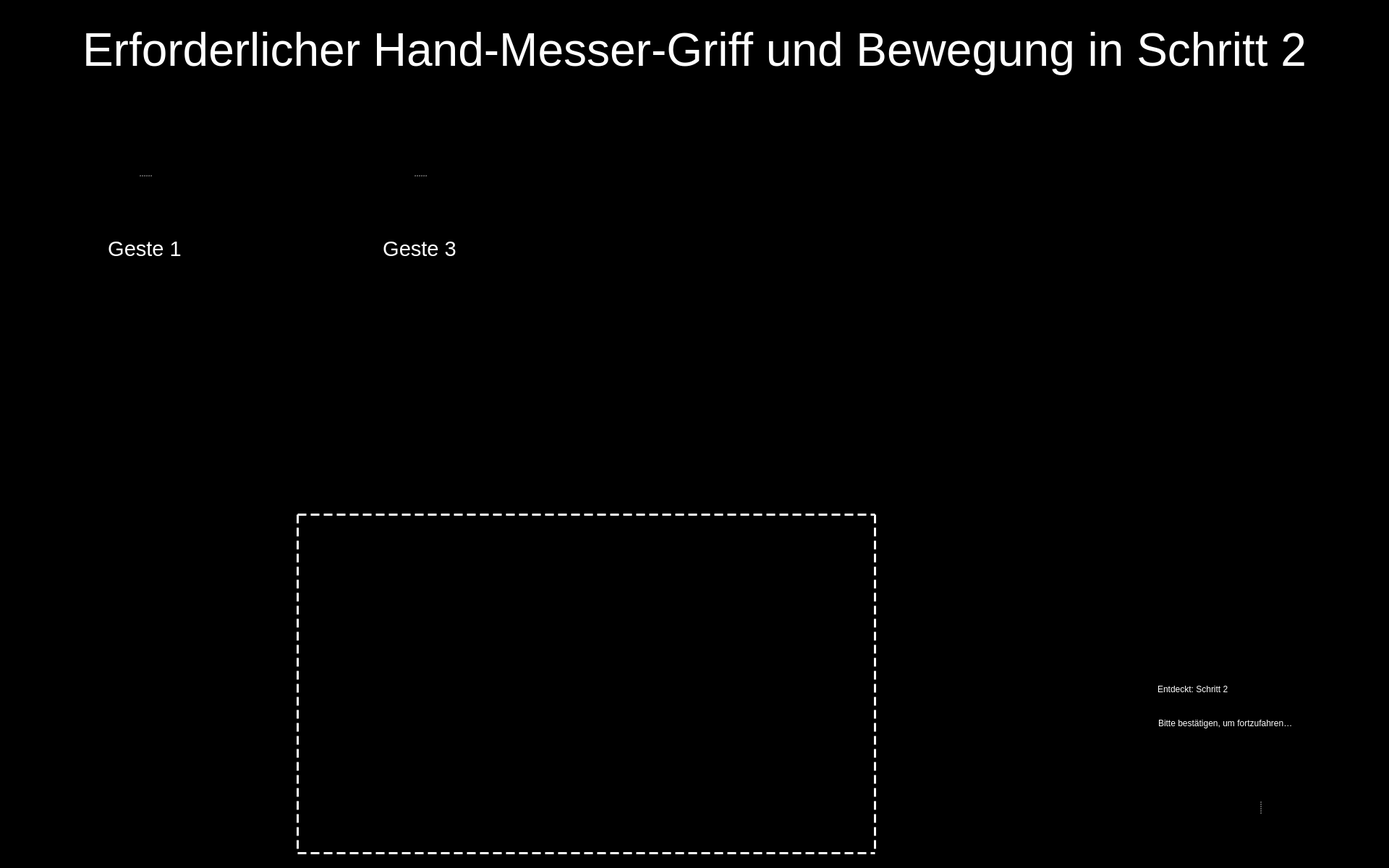
<?xml version="1.0" encoding="UTF-8"?>
<ui version="4.0">
 <class>Entry_Step_2_UI</class>
 <widget class="QWidget" name="Entry_Step_2_UI">
  <property name="windowModality">
   <enum>Qt::WindowModal</enum>
  </property>
  <property name="enabled">
   <bool>true</bool>
  </property>
  <property name="geometry">
   <rect>
    <x>0</x>
    <y>0</y>
    <width>1920</width>
    <height>1200</height>
   </rect>
  </property>
  <property name="sizePolicy">
   <sizepolicy hsizetype="Preferred" vsizetype="Preferred">
    <horstretch>0</horstretch>
    <verstretch>0</verstretch>
   </sizepolicy>
  </property>
  <property name="minimumSize">
   <size>
    <width>0</width>
    <height>0</height>
   </size>
  </property>
  <property name="maximumSize">
   <size>
    <width>1920</width>
    <height>1200</height>
   </size>
  </property>
  <property name="windowTitle">
   <string>Food Assist</string>
  </property>
  <property name="windowOpacity">
   <double>1.000000000000000</double>
  </property>
  <property name="styleSheet">
   <string notr="true">background-color: rgb(0, 0, 0);</string>
  </property>
  <widget class="QWidget" name="widget" native="true">
   <property name="geometry">
    <rect>
     <x>1540</x>
     <y>930</y>
     <width>371</width>
     <height>91</height>
    </rect>
   </property>
   <property name="styleSheet">
    <string notr="true">background-color: rgb(0, 0, 0);</string>
   </property>
   <widget class="QLabel" name="label">
    <property name="geometry">
     <rect>
      <x>10</x>
      <y>0</y>
      <width>41</width>
      <height>51</height>
     </rect>
    </property>
    <property name="styleSheet">
     <string notr="true"/>
    </property>
    <property name="text">
     <string/>
    </property>
    <property name="pixmap">
     <pixmap resource="resources/res.qrc">:/img/Icon Detected.svg</pixmap>
    </property>
    <property name="alignment">
     <set>Qt::AlignRight|Qt::AlignTrailing|Qt::AlignVCenter</set>
    </property>
   </widget>
   <widget class="QLabel" name="label_2">
    <property name="geometry">
     <rect>
      <x>60</x>
      <y>3</y>
      <width>311</width>
      <height>40</height>
     </rect>
    </property>
    <property name="styleSheet">
     <string notr="true">font: 75 28pt &quot;Arial&quot;;
color: rgb(255, 255, 255);</string>
    </property>
    <property name="text">
     <string>Entdeckt: Schritt 2</string>
    </property>
    <property name="textFormat">
     <enum>Qt::RichText</enum>
    </property>
   </widget>
   <widget class="QLabel" name="label_3">
    <property name="geometry">
     <rect>
      <x>61</x>
      <y>54</y>
      <width>321</width>
      <height>31</height>
     </rect>
    </property>
    <property name="styleSheet">
     <string notr="true">font: 14pt &quot;Arial&quot;;
color: rgb(255, 255, 255)</string>
    </property>
    <property name="text">
     <string>Bitte bestätigen, um fortzufahren…</string>
    </property>
   </widget>
  </widget>
  <widget class="QLabel" name="img_detected_step2">
   <property name="geometry">
    <rect>
     <x>1410</x>
     <y>400</y>
     <width>631</width>
     <height>521</height>
    </rect>
   </property>
   <property name="frameShape">
    <enum>QFrame::NoFrame</enum>
   </property>
   <property name="text">
    <string/>
   </property>
   <property name="pixmap">
    <pixmap resource="resources/res.qrc">:/detected steps/Detected Step2.png</pixmap>
   </property>
   <property name="scaledContents">
    <bool>true</bool>
   </property>
  </widget>
  <widget class="QLabel" name="label_8">
   <property name="geometry">
    <rect>
     <x>410</x>
     <y>710</y>
     <width>801</width>
     <height>471</height>
    </rect>
   </property>
   <property name="styleSheet">
    <string notr="true">border :3px solid white;
border-style : dashed;
background-color: rgb(0, 0, 0, 0);</string>
   </property>
   <property name="text">
    <string/>
   </property>
  </widget>
  <widget class="QWidget" name="widget_2" native="true">
   <property name="geometry">
    <rect>
     <x>1559</x>
     <y>1030</y>
     <width>361</width>
     <height>161</height>
    </rect>
   </property>
   <property name="styleSheet">
    <string notr="true">background-color: rgb(0,0,0);</string>
   </property>
   <widget class="QSplitter" name="splitter">
    <property name="geometry">
     <rect>
      <x>10</x>
      <y>10</y>
      <width>345</width>
      <height>150</height>
     </rect>
    </property>
    <property name="frameShape">
     <enum>QFrame::NoFrame</enum>
    </property>
    <property name="frameShadow">
     <enum>QFrame::Plain</enum>
    </property>
    <property name="lineWidth">
     <number>0</number>
    </property>
    <property name="orientation">
     <enum>Qt::Horizontal</enum>
    </property>
    <property name="opaqueResize">
     <bool>false</bool>
    </property>
    <property name="handleWidth">
     <number>45</number>
    </property>
    <property name="childrenCollapsible">
     <bool>false</bool>
    </property>
    <widget class="QPushButton" name="button_yes">
     <property name="enabled">
      <bool>true</bool>
     </property>
     <property name="minimumSize">
      <size>
       <width>81</width>
       <height>81</height>
      </size>
     </property>
     <property name="maximumSize">
      <size>
       <width>150</width>
       <height>150</height>
      </size>
     </property>
     <property name="cursor">
      <cursorShape>OpenHandCursor</cursorShape>
     </property>
     <property name="focusPolicy">
      <enum>Qt::WheelFocus</enum>
     </property>
     <property name="contextMenuPolicy">
      <enum>Qt::DefaultContextMenu</enum>
     </property>
     <property name="icon">
      <iconset resource="resources/res.qrc">
       <normaloff>:/buttons/Button Yes.svg</normaloff>:/buttons/Button Yes.svg</iconset>
     </property>
     <property name="iconSize">
      <size>
       <width>144</width>
       <height>144</height>
      </size>
     </property>
     <property name="autoDefault">
      <bool>false</bool>
     </property>
     <property name="default">
      <bool>false</bool>
     </property>
     <property name="flat">
      <bool>true</bool>
     </property>
    </widget>
    <widget class="QPushButton" name="button_no">
     <property name="enabled">
      <bool>true</bool>
     </property>
     <property name="minimumSize">
      <size>
       <width>81</width>
       <height>81</height>
      </size>
     </property>
     <property name="maximumSize">
      <size>
       <width>150</width>
       <height>150</height>
      </size>
     </property>
     <property name="cursor">
      <cursorShape>OpenHandCursor</cursorShape>
     </property>
     <property name="focusPolicy">
      <enum>Qt::WheelFocus</enum>
     </property>
     <property name="contextMenuPolicy">
      <enum>Qt::DefaultContextMenu</enum>
     </property>
     <property name="icon">
      <iconset resource="resources/res.qrc">
       <normaloff>:/buttons/Button No.svg</normaloff>:/buttons/Button No.svg</iconset>
     </property>
     <property name="iconSize">
      <size>
       <width>144</width>
       <height>144</height>
      </size>
     </property>
     <property name="autoDefault">
      <bool>false</bool>
     </property>
     <property name="default">
      <bool>false</bool>
     </property>
     <property name="flat">
      <bool>true</bool>
     </property>
    </widget>
   </widget>
  </widget>
  <widget class="QSplitter" name="splitter_2">
   <property name="geometry">
    <rect>
     <x>40</x>
     <y>160</y>
     <width>320</width>
     <height>282</height>
    </rect>
   </property>
   <property name="orientation">
    <enum>Qt::Vertical</enum>
   </property>
   <widget class="QLabel" name="image_required_1">
    <property name="maximumSize">
     <size>
      <width>320</width>
      <height>240</height>
     </size>
    </property>
    <property name="text">
     <string/>
    </property>
    <property name="pixmap">
     <pixmap resource="resources/res.qrc">:/img/gesture1.png</pixmap>
    </property>
    <property name="scaledContents">
     <bool>true</bool>
    </property>
   </widget>
   <widget class="QLabel" name="text_required_1">
    <property name="font">
     <font>
      <family>Arial</family>
      <pointsize>22</pointsize>
      <weight>9</weight>
      <italic>false</italic>
      <bold>false</bold>
     </font>
    </property>
    <property name="styleSheet">
     <string notr="true">font: 75 22pt &quot;Arial&quot;;
color: rgb(255, 255, 255);</string>
    </property>
    <property name="text">
     <string>Geste 1</string>
    </property>
    <property name="textFormat">
     <enum>Qt::PlainText</enum>
    </property>
    <property name="alignment">
     <set>Qt::AlignCenter</set>
    </property>
    <property name="wordWrap">
     <bool>true</bool>
    </property>
   </widget>
  </widget>
  <widget class="QLabel" name="label_text_1">
   <property name="geometry">
    <rect>
     <x>40</x>
     <y>20</y>
     <width>1840</width>
     <height>100</height>
    </rect>
   </property>
   <property name="font">
    <font>
     <family>Arial</family>
     <pointsize>48</pointsize>
     <weight>9</weight>
     <italic>false</italic>
     <bold>false</bold>
    </font>
   </property>
   <property name="styleSheet">
    <string notr="true">font: 75 48pt &quot;Arial&quot;;
color: rgb(255, 255, 255);</string>
   </property>
   <property name="text">
    <string>Erforderlicher Hand-Messer-Griff und Bewegung in Schritt 2</string>
   </property>
   <property name="textFormat">
    <enum>Qt::RichText</enum>
   </property>
   <property name="alignment">
    <set>Qt::AlignCenter</set>
   </property>
   <property name="wordWrap">
    <bool>true</bool>
   </property>
  </widget>
  <widget class="QSplitter" name="splitter_3">
   <property name="geometry">
    <rect>
     <x>420</x>
     <y>160</y>
     <width>320</width>
     <height>282</height>
    </rect>
   </property>
   <property name="orientation">
    <enum>Qt::Vertical</enum>
   </property>
   <widget class="QLabel" name="image_required_2">
    <property name="maximumSize">
     <size>
      <width>320</width>
      <height>240</height>
     </size>
    </property>
    <property name="text">
     <string/>
    </property>
    <property name="pixmap">
     <pixmap resource="resources/res.qrc">:/img/gesture3.png</pixmap>
    </property>
    <property name="scaledContents">
     <bool>true</bool>
    </property>
   </widget>
   <widget class="QLabel" name="text_required_2">
    <property name="font">
     <font>
      <family>Arial</family>
      <pointsize>22</pointsize>
      <weight>9</weight>
      <italic>false</italic>
      <bold>false</bold>
     </font>
    </property>
    <property name="styleSheet">
     <string notr="true">font: 75 22pt &quot;Arial&quot;;
color: rgb(255, 255, 255);</string>
    </property>
    <property name="text">
     <string>Geste 3</string>
    </property>
    <property name="textFormat">
     <enum>Qt::PlainText</enum>
    </property>
    <property name="alignment">
     <set>Qt::AlignCenter</set>
    </property>
    <property name="wordWrap">
     <bool>true</bool>
    </property>
   </widget>
  </widget>
 </widget>
 <resources>
  <include location="resources/res.qrc"/>
 </resources>
 <connections/>
</ui>
